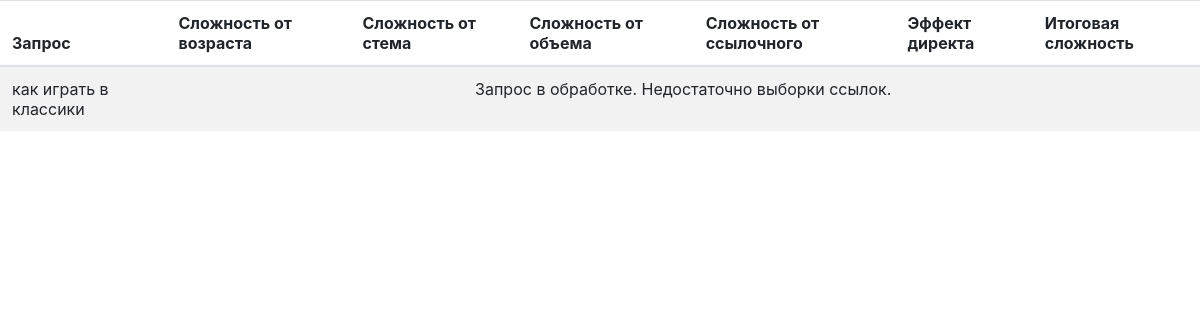
The page /main/results on the database as committed earlier.
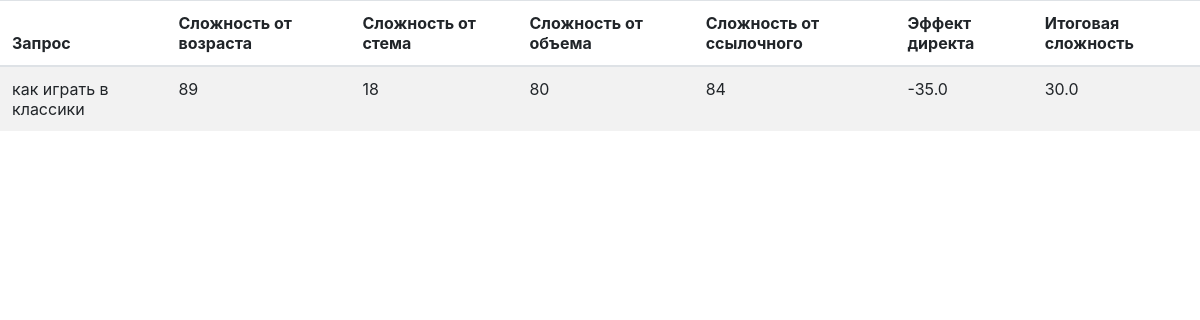
The same page on the database as committed later.
### main/models.py (models this page shows, shortened)
class Request(models.Model):
    request = models.CharField(max_length=100)
    site_age_concurency = models.IntegerField(default=0)
    site_stem_concurency = models.IntegerField(default=0)
    site_volume_concurency = models.IntegerField(default=0)
    site_backlinks_concurency = models.IntegerField(default=0)
    site_total_concurency = models.FloatField(default=0)
    direct_upscale = models.FloatField(default=0)
    status = models.CharField(max_length=100, default='progress')

### main/views.py (the view)
# urls.py: path('results', views.results, name='publish_request_info'),
def results(request):
    all_requests_list = get_list_or_404(Request)
    context = {'all_requests_list': all_requests_list}
    return render(request, 'main/index.html', context)

### main/templates/main/index.html (shortened to what this page needs)
<html>
<head>
<link rel="stylesheet" href="https://cdn.jsdelivr.net/npm/bootstrap@4.5.3/dist/css/bootstrap.min.css">
</head>
<body>
{% if all_requests_list %}
<table class="table table-striped">
  <thead>
    <tr>
      <th scope="col">Запрос</th>
      <th scope="col">Сложность от возраста</th>
      <th scope="col">Сложность от стема</th>
      <th scope="col">Сложность от объема</th>
        <th scope="col">Сложность от ссылочного</th>
        <th scope="col">Эффект директа</th>
        <th scope="col">Итоговая сложность</th>
    </tr>
  </thead>
  <tbody>
  {% for request in all_requests_list %}
      {% if request.status == 'progress'  %}
          <tr>
          <td>{{ request.request }}</td>
          <td colspan="6" style="text-align: center">Запрос в обработке. Это может занять около минуты.</td>
          </tr>
          {% elif request.status == 'backlinks' %}
          <tr>
          <td>{{ request.request }}</td>
          <td colspan="6" style="text-align: center">Запрос в обработке. Недостаточно выборки ссылок.</td>
          </tr>
      {% else %}
    <tr>
      <td> {{ request.request }} </td>
      <td> {{ request.site_age_concurency }} </td>
      <td> {{ request.site_stem_concurency }} </td>
        <td>{{ request.site_volume_concurency }}</td>
      <td>{{ request.site_backlinks_concurency }}</td>
          <td>{{ request.direct_upscale }}</td>
      <td>{{ request.site_total_concurency }}</td>
        {% endif %}
    </tr>
    {% endfor %}
  </tbody>
</table>
{% endif %}
</body>
</html>

Rows that differ between the two databases and show on the page:
changed Request "как играть в классики": status "backlinks" → "ready" (drawn); site_age_concurency (not shown) → "89"; site_stem_concurency (not shown) → "18"; site_volume_concurency (not shown) → "80"; site_backlinks_concurency (not shown) → "84"; direct_upscale (not shown) → "-35.0"; site_total_concurency (not shown) → "30.0"
